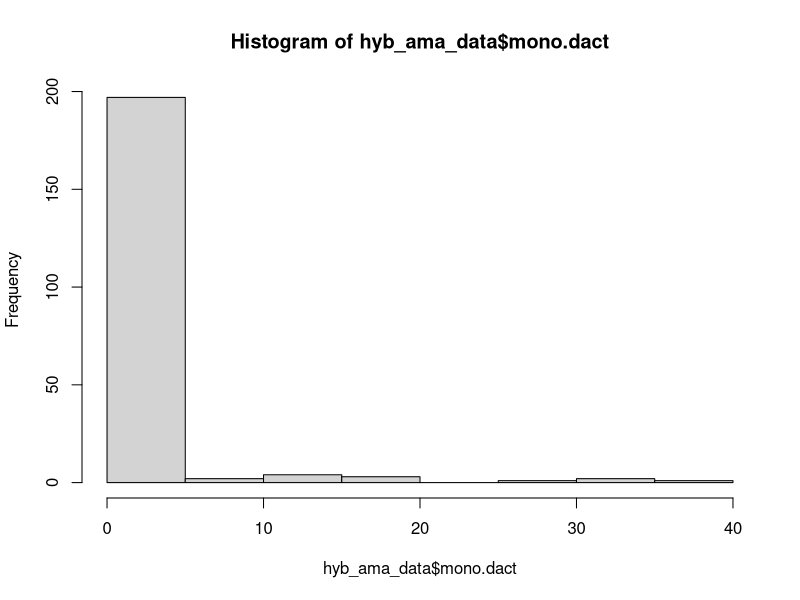
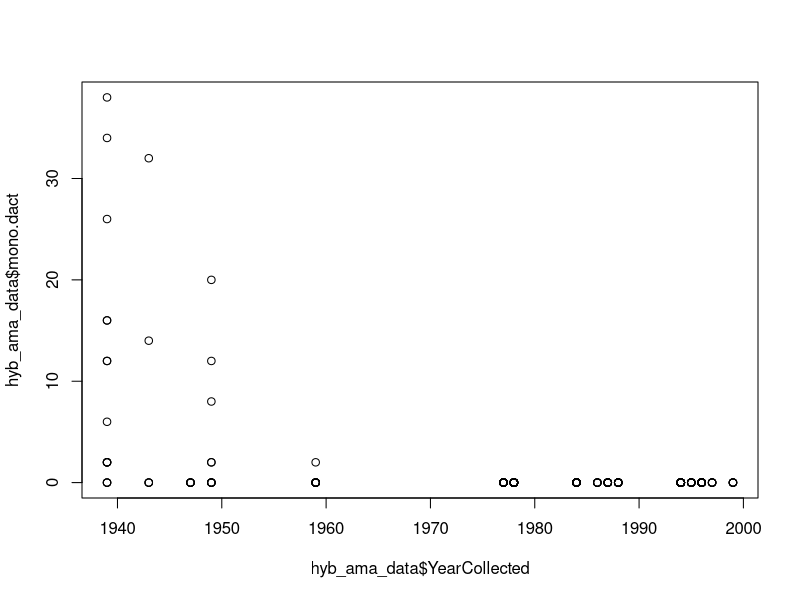
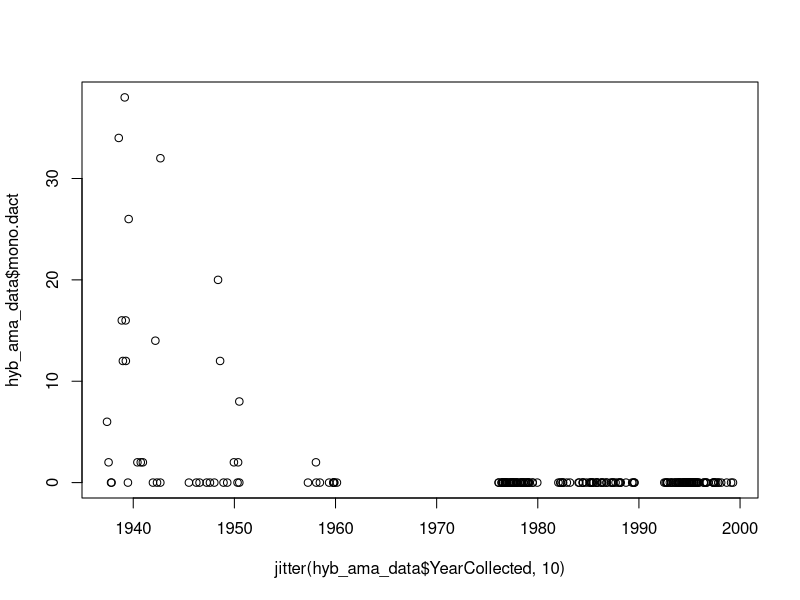
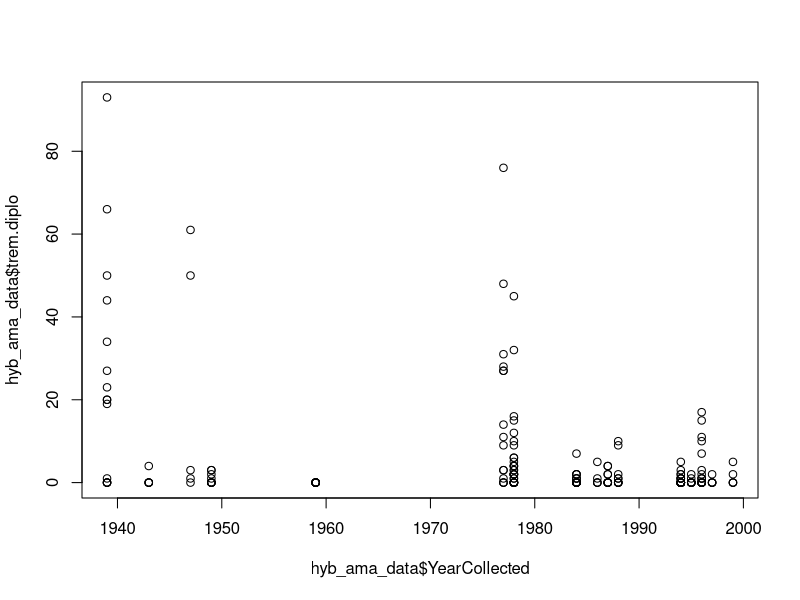
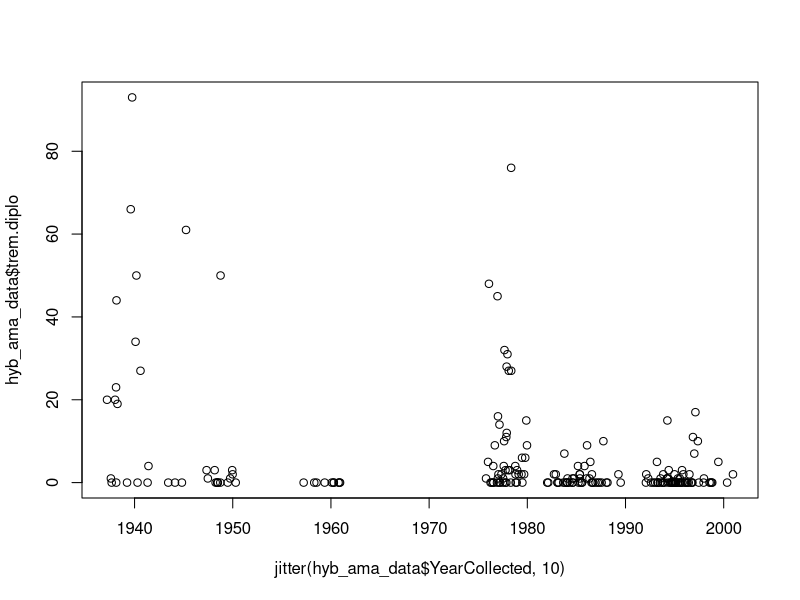

These charts were generated, in order, by the following R code:
# How to use R
# A workshop
# Written by Chelsea Wood (chelwood@uw.edu)
# 1 July 2025
# HI!

# To run a thing in R, you put your cursor on it and hit COMMAND+RETURN (on Mac) or CONTROL+RETURN (on PC).
# Anything with a # in front of it will not run, because it is annotation - words designed to be human-readable, but meant to be ignored by R.

# This is how you find out what directory R is reading from - i.e., what folder on your computer is R going to when you ask it to retrieve a file?  getwd = get working directory.

getwd()

# If you need to change your working directory , paste the file structure between the quotation marks below.
# To get the file structure, open the folder and then "Get info" about that folder. Copy the file structure and paste it below.

setwd("C:/Users/imani/OneDrive/Desktop/TUBRI_Monogenea_Project")

# Once your working directory is set, you're ready to read in the data!  If there are sub-folders inside your working directory, you'll need to specify them as I have below.
# The <- command tells R what a thing is called.  So you can read the line below as,
# Look at this csv file, and name it hyb_ama_data.  When I call hyb_ama_data, I want you to give me the csv file.

hyb_ama_data<-read.csv("data/processed/Hybognathus_amarus_processed_human_readable_2025.07.06.csv")

# To see your data as a spreadsheet in a new tab, use the View command.

View(hyb_ama_data)

# You can also see your data in the console below by running the name of the dataset.

hyb_ama_data


# With your dataset ready to go, you can now call individual columns in that dataset using $ plus the variable name, exactly as it is spelled and capitalized in the dataset.

hyb_ama_data$YearCollected
hyb_ama_data$mono.dact


# You can also call individual rows, columns, or cells using brackets.

hyb_ama_data[33,2]

# You can now perform simple data manipulations on the variables.  For example, if I want the total number of MONO.DACT worms we counted in Hybognathus amarus, I can write,

sum(hyb_ama_data$trem.diplo)

#Uh oh! Why doesn't that work? 
# When there's an NA present in a list, R can't do calculations with it. You can get around it with this handy piece of code:
# na.rm=TRUE
# Let's try the same code again, but include the na.rm piece:

sum(hyb_ama_data$trem.diplo, na.rm=TRUE)

# Or maybe I want the mean number of MONO.DACT per fish. It's simple as this:

mean(hyb_ama_data$mono.dact)

# I can even call up a quick histogram of the number of MONO.DACT in each fish:

hist(hyb_ama_data$mono.dact)

# Or I can plot the number of MONO.DACT over time - plot(y~x).

plot(hyb_ama_data$mono.dact~hyb_ama_data$YearCollected)

plot(hyb_ama_data$mono.dact~jitter(hyb_ama_data$YearCollected,10))

plot(hyb_ama_data$trem.diplo~hyb_ama_data$YearCollected)

plot(hyb_ama_data$trem.diplo~jitter(hyb_ama_data$YearCollected,10))

# Looks like there's a pattern there!  Let's do a simple statistical test to see if it is significant?
# A model is an equation that represents the data. Here, our model is y = mx + b.

summary(lm(hyb_ama_data$mono.dact~hyb_ama_data$YearCollected))

summary(lm(hyb_ama_data$trem.diplo~hyb_ama_data$YearCollected))
